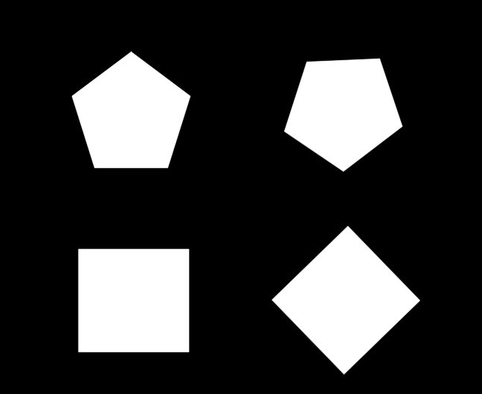
#> input picture tutorial_3/klasor2_2/materyal/geomettrikSekller.png, 482 x 394 px, found by its file name
$ jupyter execute goruntuKonturKoordinatlari.ipynb
#> lines starting #> are read from the running program, lines starting #| are printed output that depends on the picture; after the words box and inside, x2 and y2 are one past the last pixel; in counts of white or black regions, pixels touching at a corner belong together
## GÖRÜNTÜ KONTUR VE KOORDİNATLARI

[cell 1]
import cv2
import numpy as np

[cell 2]
img = cv2.imread(r"materyal\geomettrikSekller.png")
#> img is the input picture: shape (394, 482, 3); min 0, max 255, mean 55.4
imgGray = cv2.cvtColor(img, cv2.COLOR_BGR2GRAY)

[cell 3]
_,tresh = cv2.threshold(imgGray, 110,225,cv2.THRESH_BINARY)
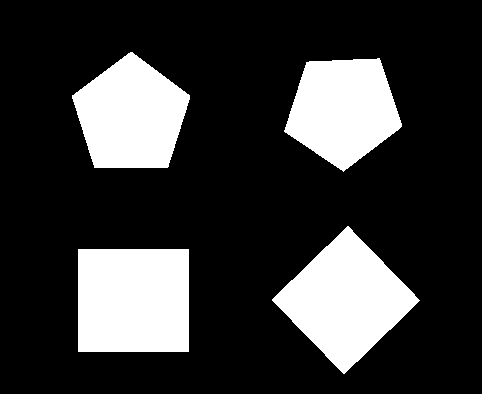
#> tresh: shape (394, 482); values 0 (black) and 225 (white), 21.7% white; 4 white regions

contours, _ = cv2.findContours(tresh, cv2.RETR_TREE,
                               cv2.CHAIN_APPROX_SIMPLE)
#> contours = 4 contours; box (x1, y1, x2, y2) and area: (78, 249, 189, 352) 11220, (272, 226, 420, 374) 10928, (72, 52, 190, 168) 9429, (284, 58, 402, 172) 9004

[cell 4]
for cnt in contours:
    approx = cv2.approxPolyDP( cnt, 0.009*cv2.arcLength(cnt,True),True)
    cv2.drawContours(imgGray,  [approx],0,(0,0,255),5)

    n = approx.ravel()
    i = 0

    for j in n :
        if (i % 2  == 0):
            x = n[i]
            y = n[i+1]

            string = str(x) + " " + str(y)

            if(i==0):
                cv2.putText(img, "Arrow Tip", (x,y),cv2.FONT_HERSHEY_COMPLEX,0.5,(255,0,0))
            else:
                cv2.putText(img, string, (x,y),cv2.FONT_HERSHEY_COMPLEX,0.5,(0,255,0))
        i = i + 1
#> this loop made 4 passes
#> n on passes 1 to 4: [78, 249, 78, 351, 188, 351, 188, 249], [348, 226, 272, 299, 343, 373, 419, 300], [379, 58, 306, 62, 284, 131, 343, 171, 397, 130, 401, 123], [130, 52, 72, 95, 94, 167, 167, 167, 189, 95]
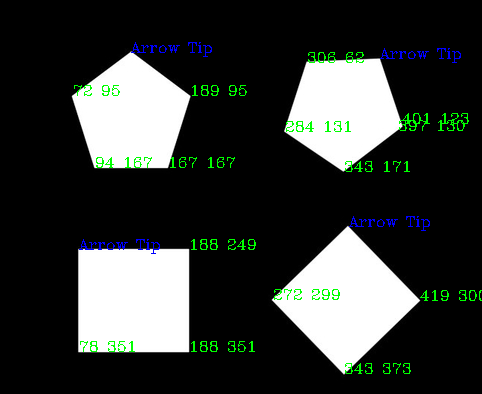
#> img: shape (394, 482, 3); 1.94% of pixels changed, all inside (x1, y1, x2, y2) = (74, 42, 482, 374)
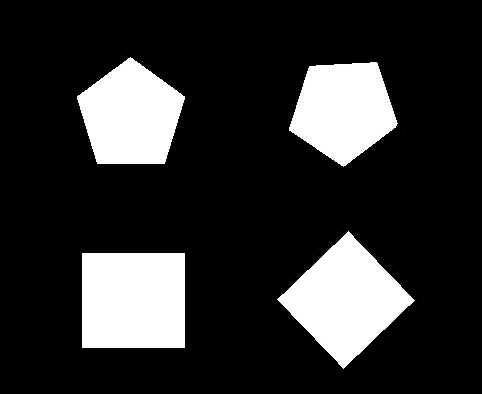
#> imgGray: shape (394, 482); min 0, max 255, mean 47.3

cv2.imshow("İMAGE", img)

if cv2.waitKey(0) & 0xFF == ord('q'):
#> (key q is pressed here)
    cv2.destroyAllWindows()
